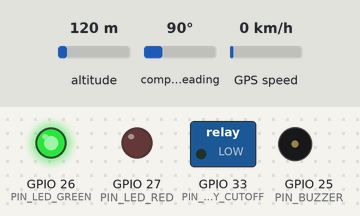
Simulated run of this sketch. Board: ESP32. On the bench: switched loads named in the sketch (green lamp = pin HIGH), output pins drawn as LEDs (lit = HIGH), buzzer (waves = sounding, pin HIGH). Inputs (shaded band) come from the test bench; at power-on: altitude 120 m, compass heading 90°, GPS speed 0 km/h. WiFi joins after 1.5 s; servers stay silent unless stated; uploads are accepted with an empty reply; the GPS gets a fix after 3 s at 37.7749, -122.4194 with 8 satellites; what the sketch prints to the serial monitor is not drawn.

Above: at 0.1 s.
At 4.1 s:
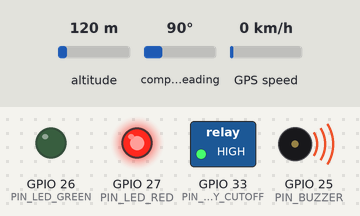
Timing chart, 0 to 5.6 s (numbered marks = the images above):
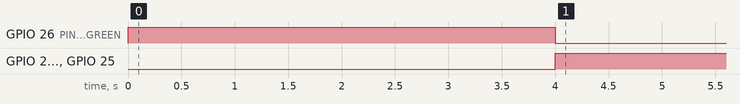

The sketch:

vehicle_tracker_esp32.ino
```cpp
/*
 * 🚗 IoT Vehicle Tracking & Theft Prevention System - Production Firmware
 * =======================================================================
 * Target Microcontroller: ESP32 DevKit V1
 * Peripherals: NEO-6M GPS Module, Active Buzzer, Dual Status LEDs, 1-Ch Relay
 * Protocols: HTTP REST POST / ThingSpeak / MQTT
 *
 * Pin Mapping:
 *   GPS RX -> ESP32 TX2 (GPIO 17)
 *   GPS TX -> ESP32 RX2 (GPIO 16)
 *   Buzzer -> GPIO 25
 *   Green LED (Normal/Armed OK) -> GPIO 26
 *   Red LED (Alarm/Theft)       -> GPIO 27
 *   Engine Cutoff Relay         -> GPIO 33
 */

#include <WiFi.h>
#include <HTTPClient.h>
#include <HardwareSerial.h>
#include <TinyGPS++.h>
#include <math.h>

// --- WiFi & Cloud Configuration ---
const char* WIFI_SSID     = "YOUR_WIFI_SSID";
const char* WIFI_PASSWORD = "YOUR_WIFI_PASSWORD";
const char* SERVER_URL    = "http://192.168.1.100:5000/api/telemetry"; // Or ThingSpeak URL

// --- Pin Definitions ---
#define RXD2 16
#define TXD2 17
#define PIN_BUZZER 25
#define PIN_LED_GREEN 26
#define PIN_LED_RED 27
#define PIN_RELAY_CUTOFF 33

// --- Geofence Safe Origin ---
const double SAFE_CENTER_LAT = 28.613900;
const double SAFE_CENTER_LNG = 77.209000;
const double SAFE_RADIUS_METERS = 500.0;

// --- Security & System States ---
bool isArmed = true;           // System is armed (e.g. parked and locked)
bool ignitionOn = false;       // Ignition state
bool relayCut = false;
bool buzzerAlarm = false;
String alertType = "NONE";
String systemStatus = "NORMAL";

double lastLat = SAFE_CENTER_LAT;
double lastLng = SAFE_CENTER_LNG;

TinyGPSPlus gps;
HardwareSerial gpsSerial(2);

// --- Haversine Geofence Calculation in C++ ---
double calculateHaversineDistance(double lat1, double lon1, double lat2, double lon2) {
  const double R = 6371000.0; // Earth radius in meters
  double phi1 = lat1 * M_PI / 180.0;
  double phi2 = lat2 * M_PI / 180.0;
  double deltaPhi = (lat2 - lat1) * M_PI / 180.0;
  double deltaLambda = (lon2 - lon1) * M_PI / 180.0;

  double a = sin(deltaPhi / 2.0) * sin(deltaPhi / 2.0) +
             cos(phi1) * cos(phi2) * sin(deltaLambda / 2.0) * sin(deltaLambda / 2.0);
  double c = 2.0 * atan2(sqrt(a), sqrt(1.0 - a));
  return R * c;
}

void setup() {
  Serial.begin(115200);
  gpsSerial.begin(9600, SERIAL_8N1, RXD2, TXD2);

  pinMode(PIN_BUZZER, OUTPUT);
  pinMode(PIN_LED_GREEN, OUTPUT);
  pinMode(PIN_LED_RED, OUTPUT);
  pinMode(PIN_RELAY_CUTOFF, OUTPUT);

  digitalWrite(PIN_BUZZER, LOW);
  digitalWrite(PIN_LED_GREEN, HIGH);
  digitalWrite(PIN_LED_RED, LOW);
  digitalWrite(PIN_RELAY_CUTOFF, LOW); // Normal engine operation

  Serial.println("==============================================");
  Serial.println("🚗 ESP32 Vehicle Tracking & Security Initialized");
  Serial.println("==============================================");

  // Connect to WiFi
  WiFi.begin(WIFI_SSID, WIFI_PASSWORD);
  Serial.print("Connecting to WiFi");
  int attempts = 0;
  while (WiFi.status() != WL_CONNECTED && attempts < 15) {
    delay(500);
    Serial.print(".");
    attempts++;
  }
  if (WiFi.status() == WL_CONNECTED) {
    Serial.println("\n✅ WiFi Connected! IP Address: " + WiFi.localIP().toString());
  } else {
    Serial.println("\n⚠️ WiFi connection failed. Operating in Offline / Hardware Alarm Mode.");
  }
}

void evaluateSecurityState(double currentLat, double currentLng, double speedKmh, double distToCenter) {
  alertType = "NONE";
  systemStatus = isArmed ? "ARMED (PARKED)" : "NORMAL DRIVING";
  buzzerAlarm = false;

  // 1. Check Geofence Breach
  if (distToCenter > SAFE_RADIUS_METERS) {
    alertType = "GEOFENCE_BREACH";
    systemStatus = "⚠️ GEOFENCE EXITED (" + String(distToCenter, 1) + "m)";
    buzzerAlarm = true;
  }

  // 2. Check Theft Condition (Movement detected while Armed)
  double displacementFromParked = calculateHaversineDistance(lastLat, lastLng, currentLat, currentLng);
  if (isArmed && (speedKmh > 5.0 || displacementFromParked > 15.0)) {
    alertType = "THEFT_DETECTED";
    systemStatus = "🚨 THEFT ALERT! UNAUTHORIZED DISPLACEMENT";
    buzzerAlarm = true;
    relayCut = true; // Actuate engine immobilizer cut-off
  }

  // Actuate Hardware Pins
  digitalWrite(PIN_BUZZER, buzzerAlarm ? HIGH : LOW);
  digitalWrite(PIN_LED_RED, buzzerAlarm ? HIGH : LOW);
  digitalWrite(PIN_LED_GREEN, buzzerAlarm ? LOW : HIGH);
  digitalWrite(PIN_RELAY_CUTOFF, relayCut ? HIGH : LOW);
}

void sendCloudTelemetry(double lat, double lng, double speed, double dist) {
  if (WiFi.status() != WL_CONNECTED) return;

  HTTPClient http;
  http.begin(SERVER_URL);
  http.addHeader("Content-Type", "application/json");

  String jsonPayload = "{";
  jsonPayload += "\"latitude\": " + String(lat, 6) + ",";
  jsonPayload += "\"longitude\": " + String(lng, 6) + ",";
  jsonPayload += "\"speed_kmh\": " + String(speed, 1) + ",";
  jsonPayload += "\"distance_meters\": " + String(dist, 1) + ",";
  jsonPayload += "\"is_armed\": " + String(isArmed ? "true" : "false") + ",";
  jsonPayload += "\"ignition_on\": " + String(ignitionOn ? "true" : "false") + ",";
  jsonPayload += "\"relay_cut\": " + String(relayCut ? "true" : "false") + ",";
  jsonPayload += "\"buzzer_alarm\": " + String(buzzerAlarm ? "true" : "false") + ",";
  jsonPayload += "\"alert_type\": \"" + alertType + "\",";
  jsonPayload += "\"status\": \"" + systemStatus + "\",";
  jsonPayload += "\"maps_url\": \"https://www.google.com/maps?q=" + String(lat, 6) + "," + String(lng, 6) + "\"";
  jsonPayload += "}";

  int httpCode = http.POST(jsonPayload);
  if (httpCode > 0) {
    Serial.printf("🌐 Telemetry POST success: HTTP %d\n", httpCode);
  } else {
    Serial.printf("⚠️ Telemetry POST failed: error %s\n", http.errorToString(httpCode).c_str());
  }
  http.end();
}

void loop() {
  // Read NMEA sentences from NEO-6M GPS receiver over UART2
  while (gpsSerial.available() > 0) {
    gps.encode(gpsSerial.read());
  }

  // Process telemetry every 2 seconds
  static unsigned long lastSend = 0;
  if (millis() - lastSend > 2000) {
    lastSend = millis();

    double currentLat = gps.location.isValid() ? gps.location.lat() : SAFE_CENTER_LAT;
    double currentLng = gps.location.isValid() ? gps.location.lng() : SAFE_CENTER_LNG;
    double speedKmh   = gps.speed.isValid()    ? gps.speed.kmph()   : 0.0;

    double distToCenter = calculateHaversineDistance(SAFE_CENTER_LAT, SAFE_CENTER_LNG, currentLat, currentLng);

    // Evaluate Security & Control Actuators
    evaluateSecurityState(currentLat, currentLng, speedKmh, distToCenter);

    // Serial Monitor Debug Output
    Serial.println("\n--- 📍 Vehicle Telemetry Snapshot ---");
    Serial.printf("Coordinates : %.6f, %.6f | Speed: %.1f km/h\n", currentLat, currentLng, speedKmh);
    Serial.printf("Geofence    : %.1f meters from safe center\n", distToCenter);
    Serial.println("Status      : " + systemStatus);
    Serial.println("Actuators   : Buzzer=" + String(buzzerAlarm) + " | RelayCut=" + String(relayCut));

    // Publish Telemetry Payload
    sendCloudTelemetry(currentLat, currentLng, speedKmh, distToCenter);
  }
}
```

Measured:
- by itself, GPIO 26 (PIN_LED_GREEN): HIGH → LOW at 4.0 s
- by itself, GPIO 27 (PIN_LED_RED), GPIO 33 (PIN_RELAY_CUTOFF), GPIO 25 (PIN_BUZZER): LOW → HIGH at 4.0 s
